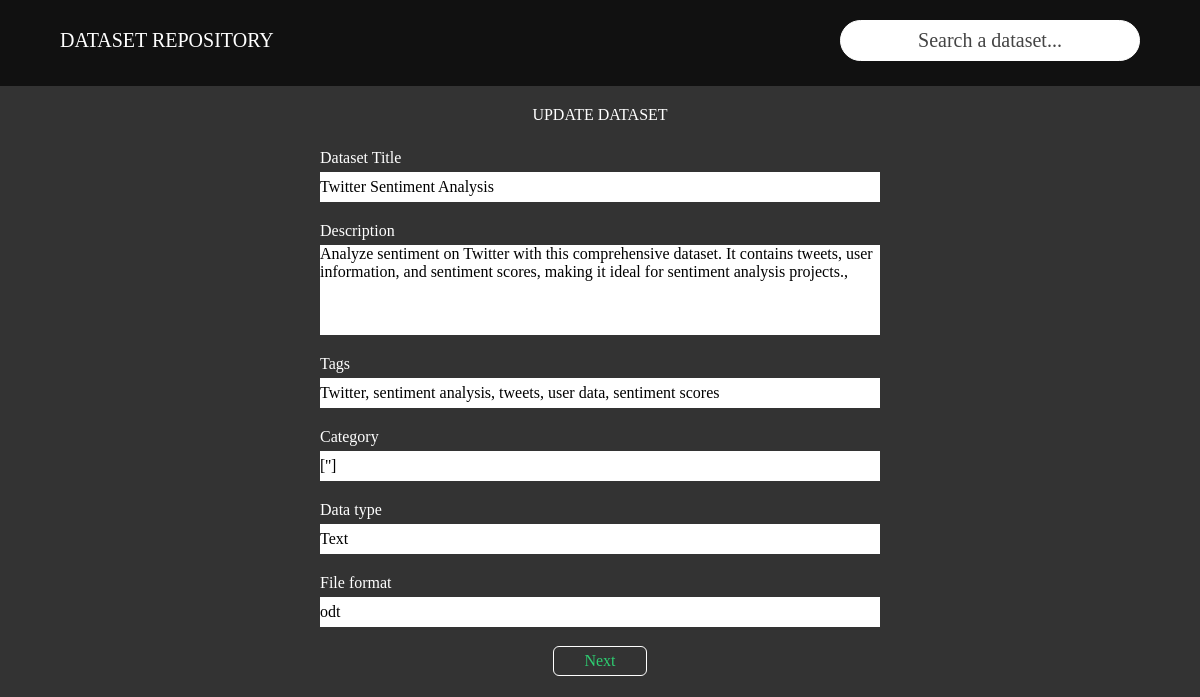
Screenshot of /update/2 with the database file from the repository.
### base/models.py (models this page shows, shortened)
class Dataset(models.Model):
  title = models.CharField(_("Title"), max_length=255,)
  overview = models.TextField(_("Overview"), blank=True)
  description = models.TextField(max_length=255, blank=True)
  data_type = models.CharField(max_length=255, blank=True)
  category = models.CharField(max_length=255, blank=True)
  tags = models.CharField(max_length=255, blank=True)
  file_format = models.CharField(max_length=255, blank=True)
  research_title = models.CharField(max_length=255, blank=True)
  project_head = models.CharField(max_length=255, blank=True)
  members = models.CharField(max_length=255, blank=True)
  date_uploaded = models.DateField(auto_now_add=True, blank=True, null=True)
  source = models.CharField(max_length=255, blank=True)
  link = models.CharField(max_length=255, blank=True)
  form = models.CharField(max_length=255, blank=True)
  file = models.FileField(
    upload_to="uploads/",
    blank=True,
    validators=[FileExtensionValidator(allowed_extensions=["zip", "rar"])]
  )
  archived = models.CharField(max_length=255, blank=True, default=0)

### base/views.py (the view)
# urls.py: path('update/<int:pk>', views.update, name='update'),
def update(request, pk):
  dataset = Dataset.objects.get(id=pk)
  if request.method == "POST":
    form = DatasetForm(request.POST, request.FILES, instance=dataset)
    if form.is_valid():
      dataset = form.save()
      dataset.overview = f" {dataset.title}. {dataset.description} {dataset.tags}. {dataset.category}."
      dataset.save()
      return redirect("dataset", pk=dataset.id)
  else:
    initial_category = [category.strip("' ") for category in dataset.category.strip("[]").split(",")] if dataset.category else []
    print(initial_category)
    form = DatasetForm(instance=dataset, initial={"category" : initial_category})
  return render(request, "base/update.html", {"form" : form, "pk" : pk})

### base/forms.py
class DatasetForm(forms.ModelForm):
    data_type = forms.ChoiceField(
        required=False,
        widget=Select2Widget,
        choices=DATA_TYPE_CHOICES
    )
    file_format = forms.ChoiceField(
        required=False,
        widget=Select2Widget,
        choices=FILE_FORMAT_CHOICES
    )
    source = forms.ChoiceField(
        required=False,
        widget=Select2Widget,
        choices=SOURCE_CHOICES
    )
    form = forms.ChoiceField(
        required=False,
        widget=Select2Widget,
        choices=FORM_CHOICES
    )
    category = forms.MultipleChoiceField(
        required=False,
        widget=Select2MultipleWidget,
        choices=CATEGORY_CHOICES
    )
    class Meta:
        model = Dataset
        exclude = ["overview"]

### base/templates/base/update.html (shortened to what this page needs)
{% extends "base/default.html" %}
{% block content %}
{% load static %}
<link href="https://cdn.jsdelivr.net/npm/select2@4.1.0-rc.0/dist/css/select2.min.css" rel="stylesheet" />
  <link href="https://cdnjs.cloudflare.com/ajax/libs/select2/4.0.13/css/select2.min.css" rel="stylesheet" />
<main class="main-upload">
  <div class="upload-text">UPDATE DATASET</div>
  <div class="container">
    <form method="POST" action="{% url 'update' pk %}" action enctype="multipart/form-data" autocomplete="off">
      <div class="form-section" id="section1">
        <div class="form">
          <div class="label">Dataset {{ form.title.label }}</div>
          <div class="value">{{ form.title }}</div>
          <div class="label">{{ form.description.label }}</div>
          <div class="value">{{ form.description }}</div>
          <div class="label">{{ form.tags.label }}</div>
          <div class="value">{{ form.tags }}</div>
          <div class="label">{{ form.category.label }}</div>
          <div class="value">{{ form.category }}</div>
          <div class="label">{{ form.data_type.label }}</div>
          <div class="value">{{ form.data_type }}</div>
          <div class="label">{{ form.file_format.label }}</div>
          <div class="value">{{ form.file_format }}</div>
        </div>
        <div class="button">
          <button class="next" type="button" onclick="page2()">Next</button>
        </div>
      </div>
    </form>
  </div>
</main>
{% endblock content %}

### base/templates/base/default.html (style rules this page uses)
body { background-color: #333; color: #fff; }
input::placeholder { color: #444; }
main { margin: auto 0px; }
.container { display: flex; margin: 0px auto; width: 90%; }

### base/templates/base/update.html (style rules this page uses)
.main-upload .container { display: flex; justify-content: center; align-items: center; margin-bottom: 200px; }
.main-upload .form-section { width: 600px; padding: 20px; display: flex; flex-direction: column; justify-content: space-between; }
.main-upload .form-section .button { align-self: center; }
.upload-text { text-align: center; }
.main-upload form input, form label, .django-select2, .select2-selection, textarea { display: block; width: 100%; }
.main-upload input, textarea { background-color: #fff; color: #000; height: 30px; }
.main-upload textarea { height: 90px; }
.main-upload .form > * { margin: 5px 0px; }
.main-upload .value { margin-bottom: 20px; }
.button > * { display: block; outline: 1px solid white; padding: 5px 30px; border-radius: 5px; }
.button { width: 100%; display: flex; justify-content: space-around; }
.button .next { color: #2ecc71 ; }

### rows the page displays
Dataset: title "Twitter Sentiment Analysis", description "Analyze sentiment on Twitter with this comprehensive dataset. It contains tweets, user information, and sentiment scores, making it ideal for sentiment analysis projects.,", tags "Twitter, sentiment analysis, tweets, user data, sentiment scores", category "['']", data_type "Text", file_format "odt"
